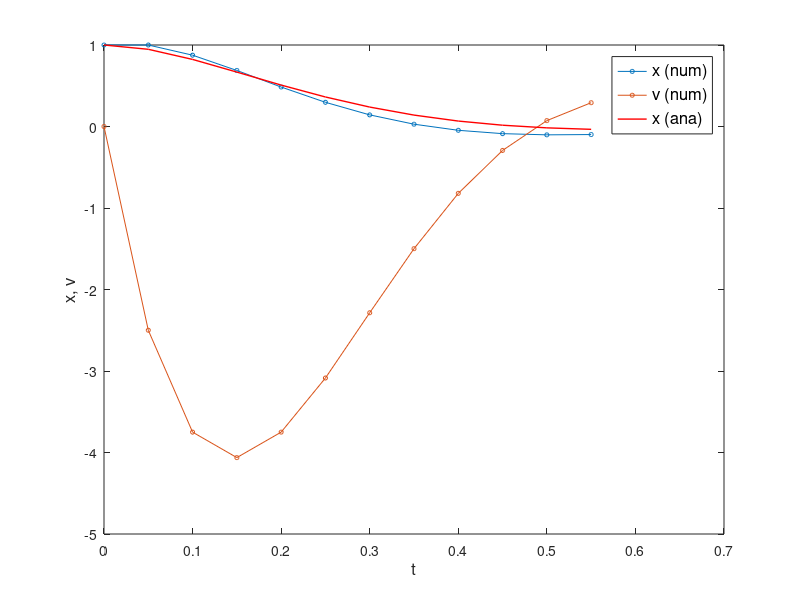
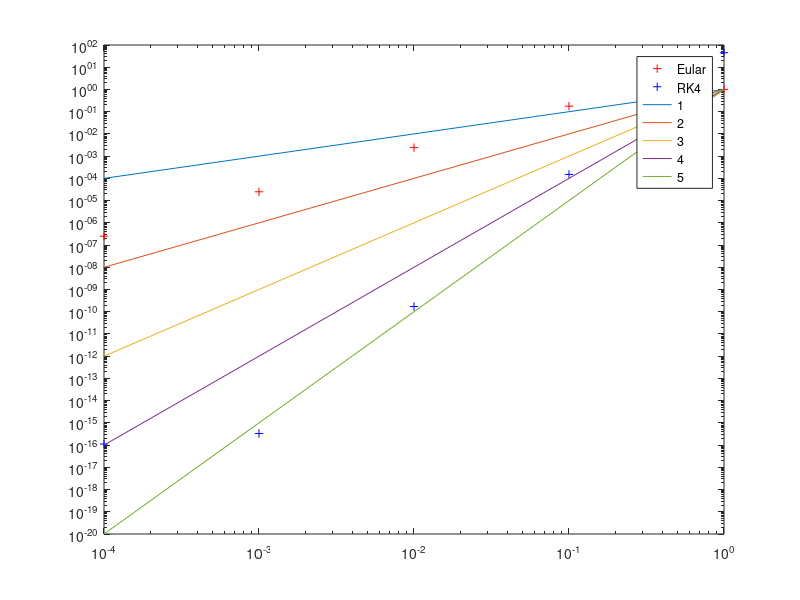

Write MATLAB code to recreate these figures, in order.
clear
close all

global m k c
m = 1.0;
k = 50.0;
c = 10.0;

function dy = eom(y)
  % 運動方程式
  global m k c
  x = y(1);
  v = y(2);
  dy(1) = v;
  dy(2) = (-k*x -c*v)/m;
end

function [tout, yout] = Eular(y0, dt, tend)
  % オイラー法
  t = 0.0;
  y = y0;
  tout(1) = t;
  yout(1,:) = y;

  while t < tend
    t = t + dt;
    y = y + eom(y)*dt;
    tout = [tout;t]; % 結果を積み上げる
    yout = [yout;y]; % 結果を積み上げる
  end
end

function [tout, yout] = RK4(y0, dt, tend)
  % 4次のルンゲクッタ法
  t = 0.0;
  y = y0;
  tout(1) = t;
  yout(1,:) = y;

  while t < tend
    t = t + dt;
    k1 = eom(y);
    k2 = eom(y + 0.5*k1*dt);
    k3 = eom(y + 0.5*k2*dt);
    k4 = eom(y + k3*dt);
    y = y + (k1 + 2*k2 + 2*k3 + k4)*dt/6;
    tout = [tout;t]; % 結果を積み上げる
    yout = [yout;y]; % 結果を積み上げる
  end
end

function xout = analytical(tout, y0)
  % 解析解を計算する．ただしv0=0とする
  global m k c
  zeta = c/(2*m);
  w = sqrt(k/m - zeta^2);
  xout = y0(1)*exp(-zeta*tout).*(cos(w*tout) + (zeta/w)*sin(w*tout));
end

% 初期値、刻み幅、シミュレーション時間の定義
y0 = [1.0, 0.0];
dt = 5*1e-2;
tend = 0.5;

% 数値積分の実行
[tout, yout] = Eular(y0, dt, tend);
% [tout, yout] = RK4(y0, dt, tend);

% 結果のプロット
figure
plot(tout,yout,"o-","markersize",3)
xlabel("t","fontsize",12)
ylabel("x, v","fontsize",12)
legend({"x", "v"},"fontsize",12)

% 解析解の計算
x_analy = analytical(tout, y0);
hold on
plot(tout, x_analy, "r-","linewidth",1)
legend({"x (num)", "v (num)", "x (ana)"},"fontsize",12)

% 誤差の計算
dtset = [1e-4, 1e-3, 1e-2, 1e-1, 1];
figure
for i_dt = 1:length(dtset)
  tend = dtset(i_dt);
  [tout1, yout1] = Eular(y0, dtset(i_dt), tend);
  [tout2, yout2] = RK4(y0, dtset(i_dt), tend);
  x_analy = analytical(tout1, y0);
  error1(i_dt) = abs(yout1(end,1) - x_analy(end));
  error2(i_dt) = abs(yout2(end,1) - x_analy(end));
end
loglog(dtset, error1, "+r", "Displayname", "Eular")
hold on
loglog(dtset, error2, "+b", "Displayname", "RK4")
hold on
for i = 1:5
  orderset = dtset.^i;
  loglog(dtset, orderset, "Displayname", num2str(i))
end
legend()
